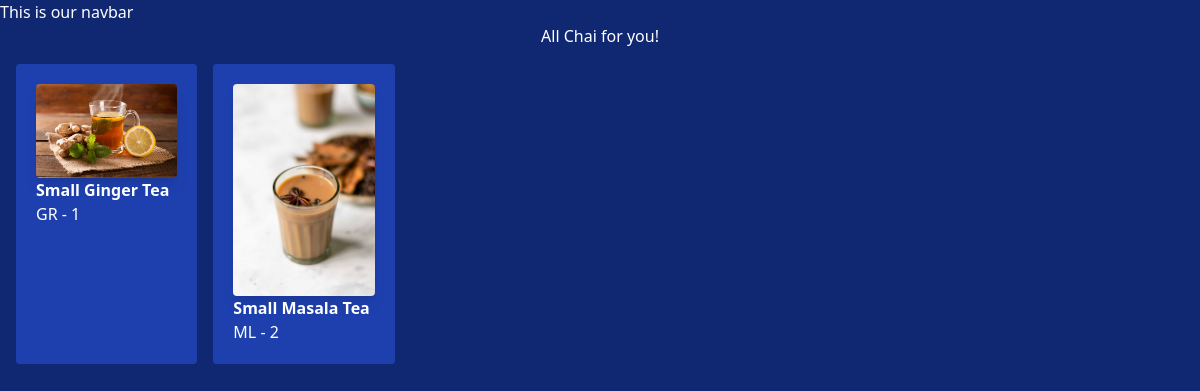
The app's page /chai/, older data.
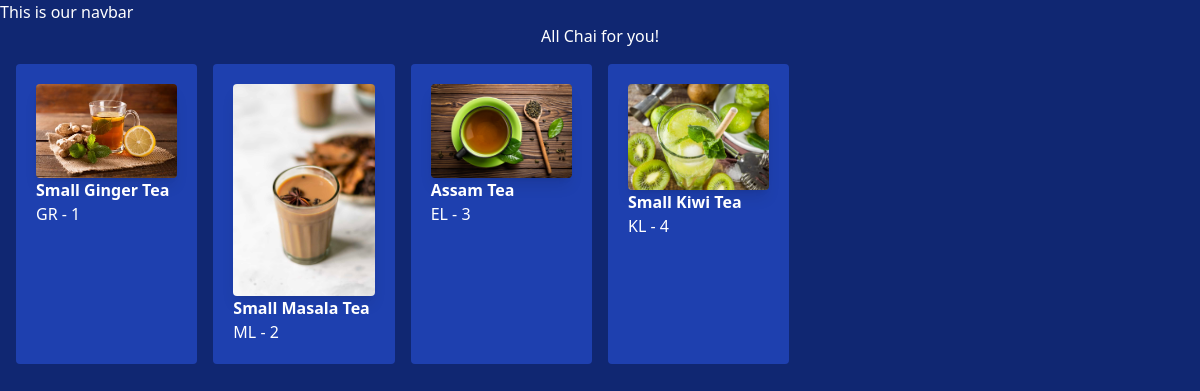
The same page, newer data.
### chai/models.py (models this page shows, shortened)
class ChaiVariety(models.Model):
    CHAI_TYPE_CHOICE = [
        ('ML', 'MASALA'),
        ('GR', 'GINGER'),
        ('KL', 'KIWI'),
        ('PL', 'PLAIN'),
        ('EL', 'ELAICHI'),
    ]
    name = models.CharField(max_length=100)
    image = models.ImageField(upload_to='chais/')
    date_added = models.DateTimeField(default=timezone.now)
    type = models.CharField(max_length=2, choices=CHAI_TYPE_CHOICE)
    description = models.TextField(default="")
    price = models.FloatField(default=100.0)

### chai/views.py (the view)
# urls.py: path('', views.all_chai, name='all_chai'),
def all_chai(request):
    chais = ChaiVariety.objects.all()
    return render(request, 'chai/all_chai.html', {'chais':chais})

### chai/templates/chai/all_chai.html (shortened to what this page needs)
{% extends "layout.html" %}
{% block content %}
<h1>All Chai for you!</h1>
<div class="grid gap-4 m-4 grid-cols-1
        sm:grid-cols-2
        md:grid-cols-4
        lg:grid-cols-6
        xl:grid-cols-8">
    {% for chai in chais  %}
    <div class="bg-blue-800 p-5 rounded" >
        <img class="rounded shadow-lg" src="{{chai.image.url}}" alt="">
        <h3 class="font-bold">{{chai.name}}</h3>
        <a href="{% url 'chai_detail' chai.id%}">
            <button type="button">{{chai.type}} - {{chai.id}}</button>
        </a>
    </div>
{% endfor %}
</div>
{% endblock %}

### templates/layout.html (shortened to what this page needs)
{% load static tailwind_tags %}
{% load static %}
<!DOCTYPE html>
<html lang="en">
<head>
    <link rel="stylesheet" href="{% static 'style.css' %}">
    {% tailwind_css %}
</head>
<body>
    <nav> This is our navbar </nav>
    {% block content %}{% endblock %}
</body>
</html>

### static/style.css (style rules this page uses)
body { background-color:#102772; color: #ffffff }
h1 { text-align: center; font-size: 2em; }

Row changes from the older to the newer data that the page shows:
added ChaiVariety: image (picture), name "Assam Tea", type "EL", id "3"
added ChaiVariety: image (picture), name "Small Kiwi Tea", type "KL", id "4"
